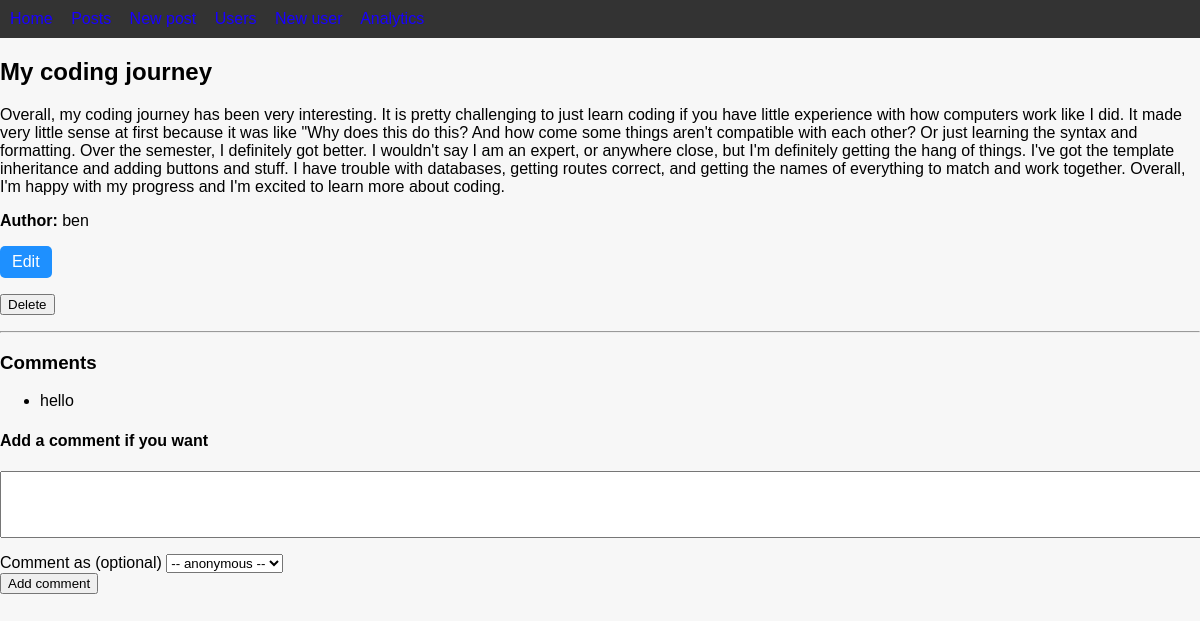
/posts/1, run on the app's committed database.
### app.py (models this page shows, shortened)
class Post(db.Model):
    id = db.Column(db.Integer, primary_key=True)
    title = db.Column(db.String(200), nullable=False)
    content = db.Column(db.Text, nullable=False)
    user_id = db.Column(db.Integer, db.ForeignKey("user.id"), nullable=True)
    comments = db.relationship("Comment", backref="post", lazy=True, cascade="all, delete-orphan")

class User(db.Model):
    id = db.Column(db.Integer, primary_key=True)
    username = db.Column(db.String(120), unique=True, nullable=False)
    posts = db.relationship("Post", backref="author", lazy=True, cascade="all, delete-orphan")
    comments = db.relationship("Comment", backref="author", lazy=True, cascade="all, delete-orphan")
    associated_posts = db.relationship("Post", secondary=user_posts, backref="associated_users", lazy='dynamic')

class Comment(db.Model):
    id = db.Column(db.Integer, primary_key=True)
    body = db.Column(db.Text, nullable=False)
    post_id = db.Column(db.Integer, db.ForeignKey("post.id"), nullable=False)
    user_id = db.Column(db.Integer, db.ForeignKey("user.id"), nullable=True)

### app.py (the view)
@app.route("/posts/<int:post_id>")
def post_details(post_id):
    post = Post.query.get_or_404(post_id)
    users = User.query.order_by(User.username).all()
    return render_template("post_details.html", post=post, users=users)

### templates/post_details.html (shortened to what this page needs)
{% extends "base.html" %}
{% block content %}
  <h2>{{ post.title }}</h2>
  <p>{{ post.content }}</p>
  <p>
    {% if post.author %}
      <strong>Author:</strong> {{ post.author.username }}
    {% else %}
      <strong>Author:</strong> anonymous
    {% endif %}
  </p>
  <p>
    <a class="btn" href="{{ url_for('edit_post', post_id=post.id) }}">Edit</a>
    <form method="POST" action="{{ url_for('delete_post', post_id=post.id) }}" style="display:inline-block;">
      <button type="submit" onclick="return confirm('Delete this post?')">Delete</button>
    </form>
  </p>
  <hr>
  <h3>Comments</h3>
  <ul class="items">
    {% for c in post.comments %}
      <li>{{ c.body }}{% if c.author %} — <small>{{ c.author.username }}</small>{% endif %}</li>
    {% else %}
      <li>No comments yet.</li>
    {% endfor %}
  </ul>
  <h4>Add a comment if you want</h4>
  <form method="POST" action="{{ url_for('add_comment', post_id=post.id) }}">
    <textarea name="body" rows="3" required></textarea>
    <div>
      <label>Comment as (optional)</label>
      <select name="user_id">
        <option value="">-- anonymous --</option>
      </select>
    </div>
    <button type="submit">Add comment</button>
  </form>
{% endblock %}

### static/style.css (style rules this page uses)
body { font-family: Arial, sans-serif; padding: 0; margin: 0; background: #f7f7f7; }
.btn { display: inline-block; padding: 7px 12px; background: dodgerblue; color: white; text-decoration: none; border-radius: 5px; }
input, textarea { width: 100%; padding: 10px; margin-bottom: 12px; }

### data on the page
Post: title "My coding journey", content "Overall, my coding journey has been very interesting. It is pretty challenging to just learn coding if you have little experience with how computers work like I did. It made very little sense at first because it was like \"Why does this do this? And how come some things aren't compatible with each other? Or just learning the syntax and formatting. Over the semester, I definitely got better. I wouldn't say I am an expert, or anywhere close, but I'm definitely getting the hang of things. I've got the template inheritance and adding buttons and stuff. I have trouble with databases, getting routes correct, and getting the names of everything to match and work together. Overall, I'm happy with my…"
User: author.username "ben"
Comment: body "hello"
